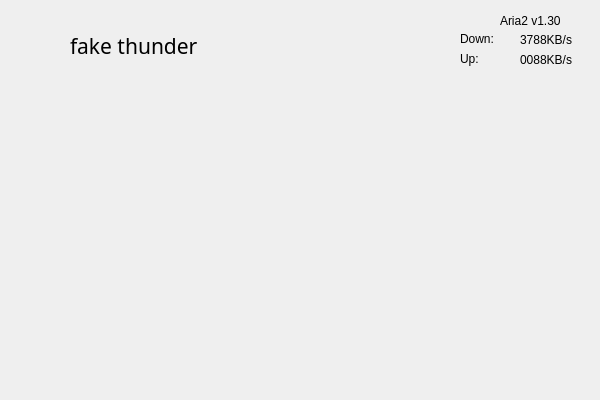
<?xml version="1.0" encoding="UTF-8"?>
<ui version="4.0">
 <class>MainWindow</class>
 <widget class="QMainWindow" name="MainWindow">
  <property name="geometry">
   <rect>
    <x>0</x>
    <y>0</y>
    <width>600</width>
    <height>400</height>
   </rect>
  </property>
  <property name="windowTitle">
   <string>fake thunder</string>
  </property>
  <widget class="QWidget" name="centralWidget">
   <widget class="QLabel" name="label">
    <property name="geometry">
     <rect>
      <x>70</x>
      <y>30</y>
      <width>131</width>
      <height>31</height>
     </rect>
    </property>
    <property name="font">
     <font>
      <family>WenQuanYi Micro Hei</family>
      <pointsize>16</pointsize>
     </font>
    </property>
    <property name="text">
     <string>fake thunder </string>
    </property>
   </widget>
   <widget class="QLabel" name="label_2">
    <property name="geometry">
     <rect>
      <x>500</x>
      <y>10</y>
      <width>71</width>
      <height>21</height>
     </rect>
    </property>
    <property name="text">
     <string>Aria2 v1.30</string>
    </property>
   </widget>
   <widget class="QLabel" name="label_3">
    <property name="geometry">
     <rect>
      <x>520</x>
      <y>50</y>
      <width>71</width>
      <height>20</height>
     </rect>
    </property>
    <property name="text">
     <string>0088KB/s</string>
    </property>
   </widget>
   <widget class="QLabel" name="label_4">
    <property name="geometry">
     <rect>
      <x>520</x>
      <y>30</y>
      <width>71</width>
      <height>20</height>
     </rect>
    </property>
    <property name="text">
     <string>3788KB/s</string>
    </property>
   </widget>
   <widget class="QLabel" name="label_5">
    <property name="geometry">
     <rect>
      <x>460</x>
      <y>30</y>
      <width>54</width>
      <height>17</height>
     </rect>
    </property>
    <property name="text">
     <string>Down:</string>
    </property>
   </widget>
   <widget class="QLabel" name="label_6">
    <property name="geometry">
     <rect>
      <x>460</x>
      <y>50</y>
      <width>54</width>
      <height>17</height>
     </rect>
    </property>
    <property name="text">
     <string>Up:</string>
    </property>
   </widget>
  </widget>
 </widget>
 <layoutdefault spacing="6" margin="11"/>
 <resources/>
 <connections/>
</ui>
